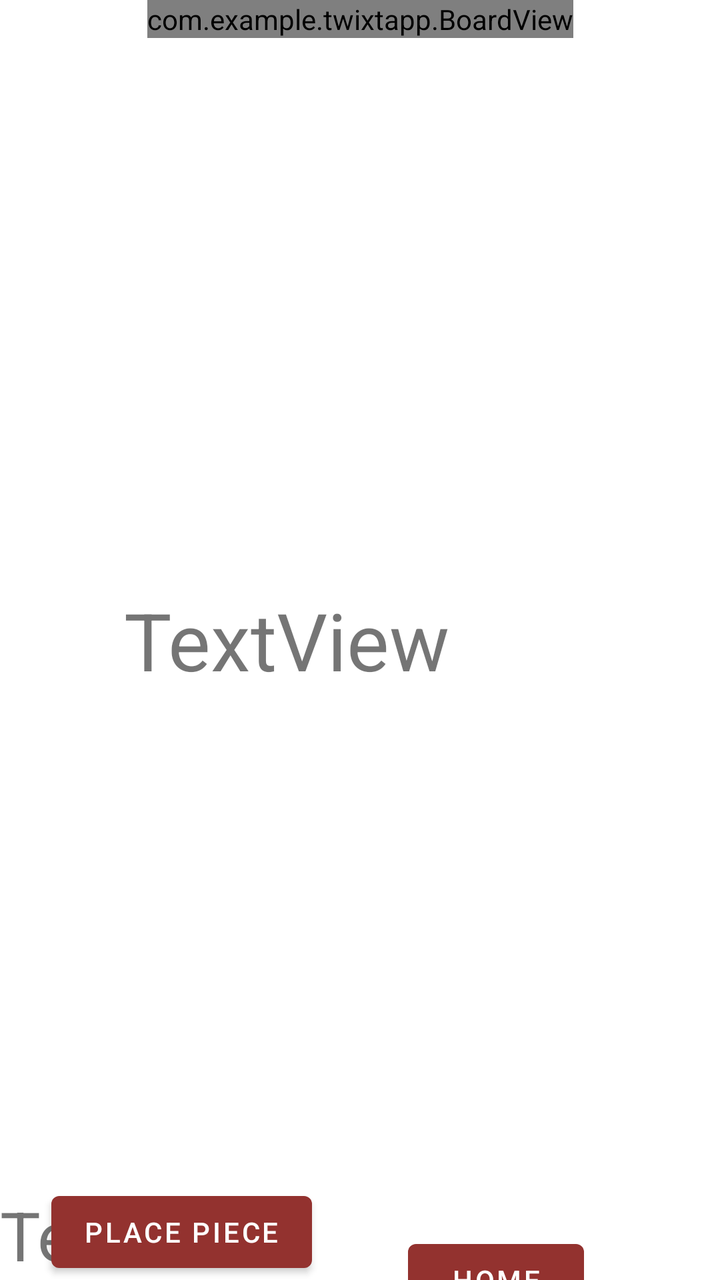
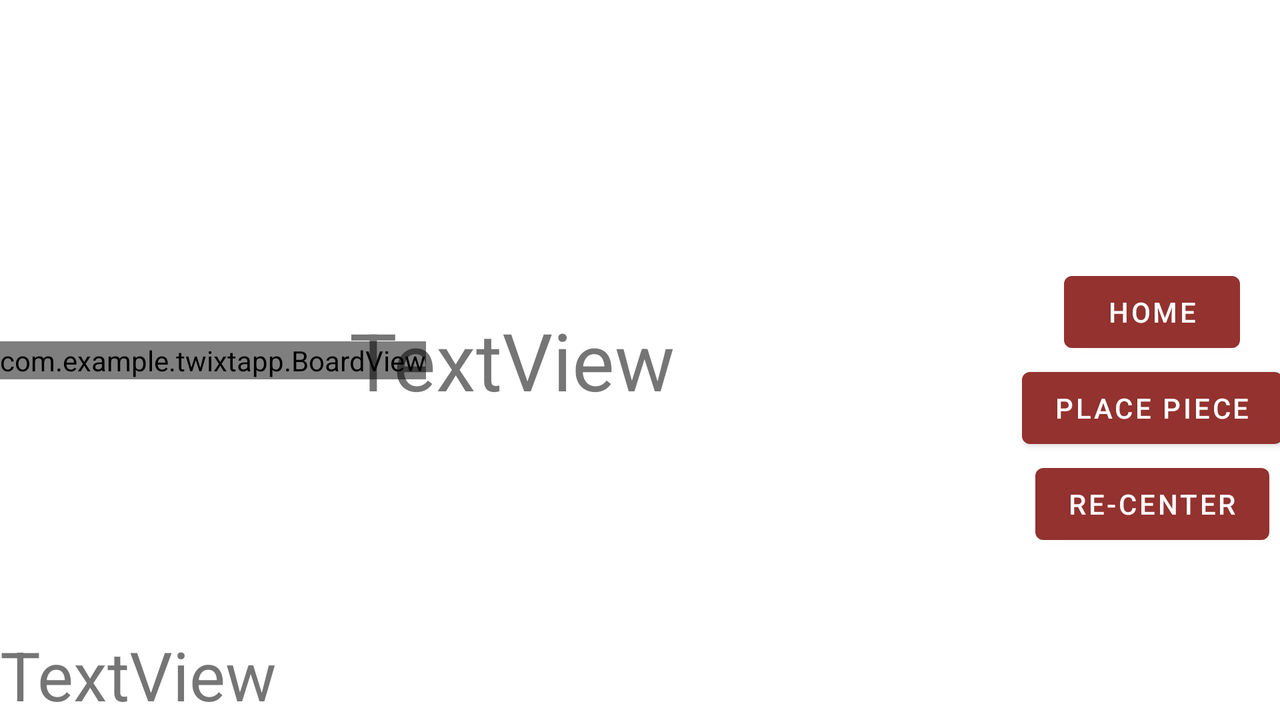

Two renders of one Android screen. The first uses the default layout on a phone; the second uses the alternative layout the repository ships for a different screen configuration, on a matching device. The two XML files are below.
<!-- AndroidManifest.xml: application theme Theme.TWIXTapp -->
<!-- res/layout/game_screen.xml -->
<?xml version="1.0" encoding="utf-8"?>
<androidx.constraintlayout.widget.ConstraintLayout xmlns:android="http://schemas.android.com/apk/res/android"
    xmlns:app="http://schemas.android.com/apk/res-auto"
    xmlns:tools="http://schemas.android.com/tools"
    android:layout_width="match_parent"
    android:layout_height="match_parent"
    tools:context=".GameScreen">

    <com.example.twixtapp.BoardView
        android:id="@+id/board_image"
        android:layout_width="wrap_content"
        android:layout_height="wrap_content"
        app:layout_constraintLeft_toLeftOf="parent"
        app:layout_constraintRight_toRightOf="parent"
        app:layout_constraintTop_toTopOf="parent"/>

    <TextView
        android:id="@+id/winnerTextView"
        android:layout_width="wrap_content"
        android:layout_height="wrap_content"
        android:text="TextView"
        android:textSize="40sp"
        app:layout_constraintBottom_toTopOf="@+id/drawer_background"
        app:layout_constraintEnd_toEndOf="@+id/board_image"
        app:layout_constraintStart_toStartOf="parent"
        app:layout_constraintTop_toTopOf="@+id/board_image" />

    <TextView
        android:id="@+id/turn_text_view"
        android:layout_width="wrap_content"
        android:layout_height="wrap_content"
        android:text="TextView"
        android:textSize="34sp"
        app:layout_constraintBottom_toTopOf="@+id/drawer_background"
        app:layout_constraintLeft_toLeftOf="parent" />

    <ImageView
        android:id="@+id/drawer_background"
        android:layout_width="wrap_content"
        android:layout_height="wrap_content"
        android:adjustViewBounds="true"
        android:cropToPadding="false"
        android:scaleType="fitXY"
        android:src="@drawable/drawer"
        app:layout_constraintBottom_toBottomOf="parent"
        app:layout_constraintLeft_toLeftOf="parent"
        app:layout_constraintRight_toRightOf="parent" />

    <Button
        android:id="@+id/exit_button"
        android:layout_width="wrap_content"
        android:layout_height="wrap_content"
        android:layout_marginStart="24dp"
        android:text="@string/exit"
        app:layout_constraintBottom_toBottomOf="@+id/drawer_background"
        app:layout_constraintStart_toStartOf="@+id/drawer_background"
        app:layout_constraintTop_toTopOf="@+id/drawer_background" />

    <Button
        android:id="@+id/place_piece_button"
        android:layout_width="wrap_content"
        android:layout_height="wrap_content"
        android:layout_marginEnd="24dp"
        android:text="@string/place"
        app:layout_constraintBottom_toTopOf="@+id/reset_board_button"
        app:layout_constraintEnd_toEndOf="@id/drawer_background"
        app:layout_constraintTop_toTopOf="@+id/drawer_background" />

    <Button
        android:id="@+id/reset_board_button"
        android:layout_width="wrap_content"
        android:layout_height="wrap_content"
        android:layout_marginEnd="24dp"
        android:text="@string/reset"
        app:layout_constraintBottom_toBottomOf="@+id/drawer_background"
        app:layout_constraintEnd_toEndOf="@+id/drawer_background"
        app:layout_constraintTop_toBottomOf="@+id/place_piece_button" />

</androidx.constraintlayout.widget.ConstraintLayout>
<!-- resources referenced by this layout -->
<resources>
  <string name="exit">Home</string>
  <string name="place">Place Piece</string>
  <string name="reset">Re-Center</string>
  <style name="Theme.TWIXTapp" parent="Theme.MaterialComponents.DayNight.DarkActionBar">
          
          <item name="colorPrimary">#93322F</item>
          <item name="colorPrimaryVariant">#9E6664</item>
          <item name="colorOnPrimary">@color/white</item>
          
          <item name="colorSecondary">#2C2522</item>
          <item name="colorSecondaryVariant">#322A28</item>
          <item name="colorOnSecondary">@color/white</item>
          
          <item name="android:statusBarColor">?attr/colorPrimaryVariant</item>
          
      </style>
</resources>
<!-- res/layout-land/game_screen.xml (the repository's variant of the layout above) -->
<!-- drawn on the phone turned sideways -->
<?xml version="1.0" encoding="utf-8"?>
<androidx.constraintlayout.widget.ConstraintLayout xmlns:android="http://schemas.android.com/apk/res/android"
    xmlns:app="http://schemas.android.com/apk/res-auto"
    xmlns:tools="http://schemas.android.com/tools"
    android:layout_width="match_parent"
    android:layout_height="match_parent"
    tools:context=".GameScreen">

    <com.example.twixtapp.BoardView
        android:id="@+id/board_image"
        android:layout_width="wrap_content"
        android:layout_height="wrap_content"
        app:layout_constraintLeft_toLeftOf="parent"
        app:layout_constraintTop_toTopOf="parent"
        app:layout_constraintBottom_toBottomOf="parent"/>

    <TextView
        android:id="@+id/winnerTextView"
        android:layout_width="wrap_content"
        android:layout_height="wrap_content"
        android:text="TextView"
        android:textSize="40sp"
        app:layout_constraintBottom_toBottomOf="parent"
        app:layout_constraintEnd_toStartOf="@+id/drawer_background"
        app:layout_constraintStart_toStartOf="parent"
        app:layout_constraintTop_toTopOf="parent" />

    <TextView
        android:id="@+id/turn_text_view"
        android:layout_width="wrap_content"
        android:layout_height="wrap_content"
        android:text="TextView"
        android:textSize="34sp"
        app:layout_constraintBottom_toBottomOf="parent"
        app:layout_constraintLeft_toLeftOf="parent" />

    <ImageView
        android:id="@+id/drawer_background"
        android:layout_width="0dp"
        android:layout_height="wrap_content"
        android:adjustViewBounds="true"
        android:cropToPadding="false"
        android:scaleType="fitXY"
        android:src="@drawable/drawer_landscape"
        app:layout_constraintBottom_toBottomOf="parent"
        app:layout_constraintEnd_toEndOf="parent"
        app:layout_constraintRight_toRightOf="parent"
        app:layout_constraintTop_toTopOf="parent"
        app:layout_constraintWidth_percent=".20"
        app:layout_constraintWidth_default="percent" />

    <Button
        android:id="@+id/exit_button"
        android:layout_width="wrap_content"
        android:layout_height="wrap_content"
        android:text="@string/exit"
        app:layout_constraintBottom_toBottomOf="@+id/drawer_background"
        app:layout_constraintStart_toStartOf="@id/drawer_background"
        app:layout_constraintEnd_toEndOf="@+id/drawer_background" />

    <Button
        android:id="@+id/place_piece_button"
        android:layout_width="wrap_content"
        android:layout_height="wrap_content"
        android:text="@string/place"
        app:layout_constraintTop_toTopOf="@+id/drawer_background"
        app:layout_constraintEnd_toEndOf="@id/drawer_background"
        app:layout_constraintStart_toStartOf="@+id/drawer_background"
        app:layout_constraintBottom_toTopOf="@+id/reset_board_button" />

    <Button
        android:id="@+id/reset_board_button"
        android:layout_width="wrap_content"
        android:layout_height="wrap_content"
        android:text="@string/reset"
        app:layout_constraintTop_toBottomOf="@+id/place_piece_button"
        app:layout_constraintEnd_toEndOf="@+id/drawer_background"
        app:layout_constraintStart_toStartOf="@+id/drawer_background" />

</androidx.constraintlayout.widget.ConstraintLayout>
